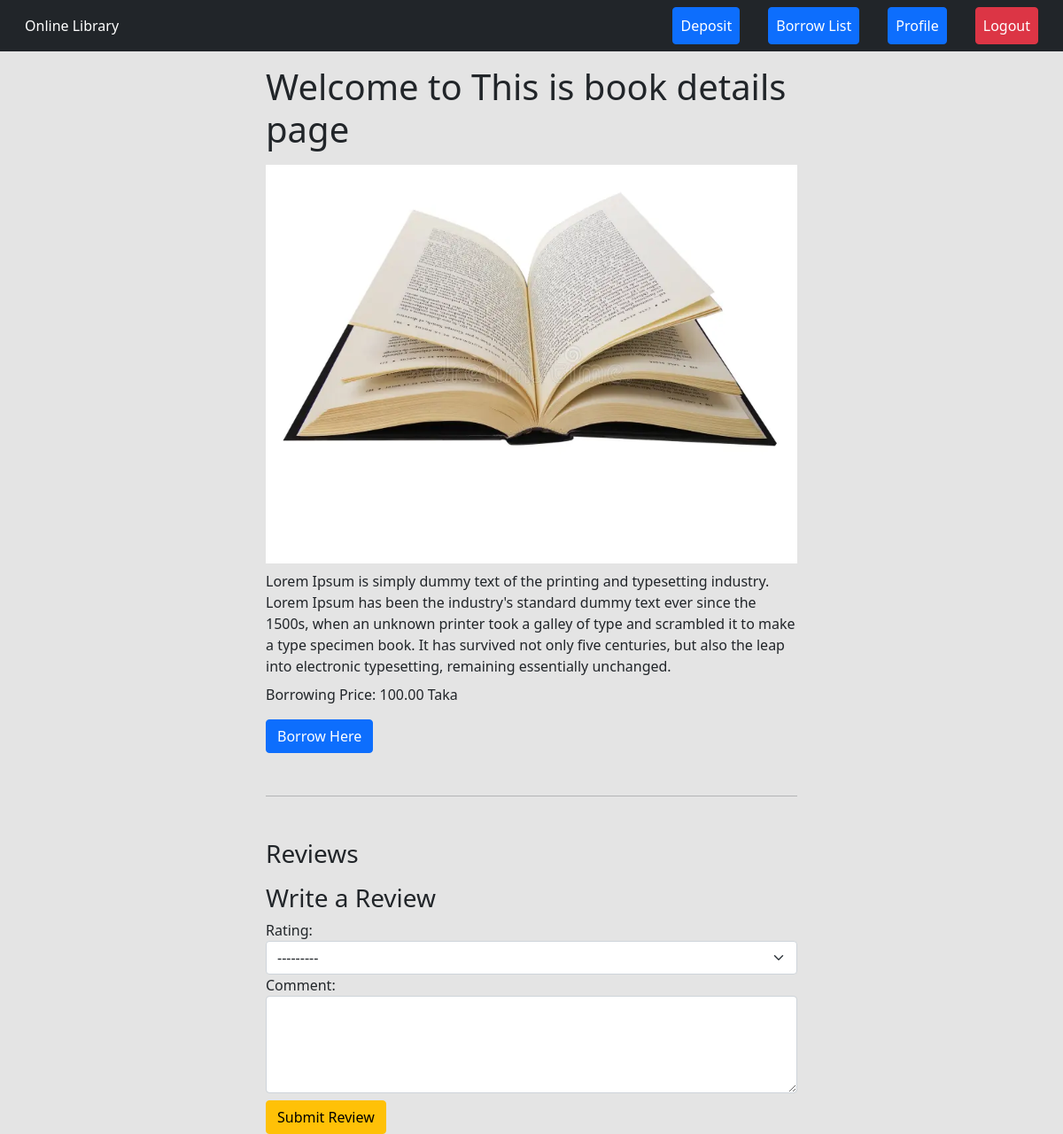
/books/books/3/ (signed in), run on the app's committed database.
### books/models.py (models this page shows, shortened)
class Book(models.Model):
    title = models.CharField(max_length=200)
    description = models.TextField()
    image = models.ImageField(upload_to='book_images/')
    borrowing_price = models.DecimalField(max_digits=10, decimal_places=2)
    category = models.ForeignKey(Category, on_delete=models.CASCADE)

### books/views.py (the view)
# urls.py: path('books/<int:pk>/', views.book_detail, name='book-detail'),
@login_required
def book_detail(request, pk):
    book = get_object_or_404(Book, pk=pk)
    borrowings = Borrowing.objects.filter(book=book, user=request.user, returned_at__isnull=False)
    if request.method == 'POST':
        form = ReviewForm(request.POST)
        if form.is_valid():
            review = form.save(commit=False)
            review.user = request.user
            review.book = book
            review.save()
            return redirect('book-detail', pk=book.pk)
    else:
        form = ReviewForm()
    reviews = Review.objects.filter(book=book)
    return render(request, 'book_detail.html', {'book': book, 'form': form, 'reviews': reviews, 'can_review': borrowings.exists()})

### books/forms.py
class ReviewForm(forms.ModelForm):
    class Meta:
        model = Review
        fields = ['rating', 'comment']
        widgets = {
            'rating': forms.Select(choices=[(i, i) for i in range(1, 6)]),
            'comment': forms.Textarea(attrs={'rows': 4}),
        }

### books/templates/book_detail.html (shortened to what this page needs)
{% extends "base.html" %}
{% load crispy_forms_tags %}
{% block content %}
<div  style="width: 50%; margin: auto">
<h1 class="my-3">Welcome to {{ book.title }} details page</h1>
<div >
  <img src="{{ book.image.url }}" alt="{{ book.title }}" width="100%" />
  <p class="my-2">{{ book.description }}</p>
  <p>Borrowing Price: {{ book.borrowing_price }} Taka</p>
</div>
<div>
  <form class="mb-5" method="post" action="{% url 'borrow-book' book.id %}">
    <button class="btn btn-primary" type="submit">Borrow Here</button>
  </form>
</div>
<div>
  <hr />
  <h3 class="mt-5">Reviews</h3>
</div>
<div>
  {% if can_review %}
  <h3>Write a Review</h3>
  <form method="post">
    {% for fm in form%}
     {{fm.label_tag}} {{fm}}
     {%endfor %}
    <button class="btn btn-warning mt-2">Submit Review</button>
  </form>
  {% else %}
     <p >You must borrow and return this book before reviewing it.</p>
   {% endif %}
</div>
</div>
{% endblock %}

### data on the page
Book: title "This is book", image (picture), description "Lorem Ipsum is simply dummy text of the printing and typesetting industry. Lorem Ipsum has been the industry's standard dummy text ever since the 1500s, when an unknown printer took a galley of type and scrambled it to make a type specimen book. It has survived not only five centuries, but also the leap into electronic typesetting, remaining essentially unchanged.", borrowing_price "100.00"

### other printed values
{{ fm.label_tag }} "Rating:" "Comment:"
